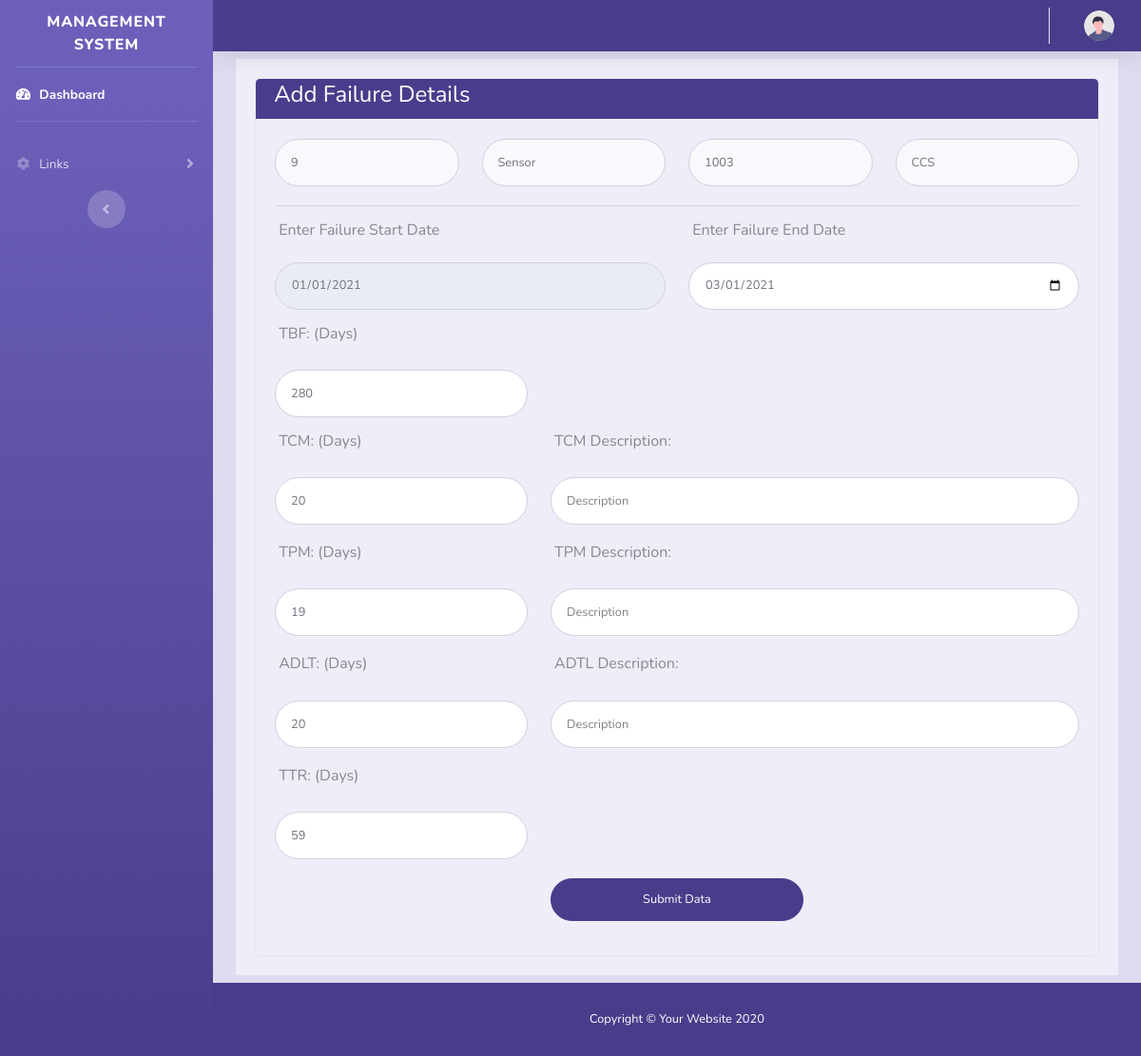
/manager/update_details/9, run on the app's committed database.
### tables this page shows
CREATE TABLE `controller_data_detail` (
  `id` bigint(20) NOT NULL,
  `Controller_Data_ID` bigint(20) NOT NULL,
  `Failure_start_date` date,
  `Failure_end_date` date,  
  `TBF` INT DEFAULT NULL,
  `TCM` INT DEFAULT NULL,
  `TCM_Desc` varchar(1000) DEFAULT NULL,
  `TPM` INT DEFAULT NULL,
  `TPM_Desc` varchar(1000) DEFAULT NULL,
  `ADLT` INT DEFAULT NULL,
  `ADLT_Desc` varchar(1000) DEFAULT NULL,
  `TTR` INT DEFAULT NULL,
  `RegDate` date DEFAULT current_timestamp(),
  `Status` varchar(15)
);

CREATE TABLE `controller_data` (
  `ID` bigint(20) NOT NULL,
  `Controller_type` varchar(30) NOT NULL,
  `Controller_Name` varchar(30) NOT NULL,
  `Controller_Code` varchar(30),
  `Ship_ID` bigint(20),
  `ESWB` varchar(30) NOT NULL,
  `Includes` varchar(50) DEFAULT NULL,
  `Not_Includes` varchar(50) DEFAULT NULL,
  `Associated_Equipment` varchar(50) DEFAULT NULL,
  `MTBF` decimal(8,2) DEFAULT NULL,
  `MTTR` decimal(8,2) DEFAULT NULL,
  `Availability` decimal(8,2) DEFAULT NULL,
  `Reliability` decimal(8,2) DEFAULT NULL,
  `Default_Reliability` decimal(8,2) DEFAULT 0.00,
  `Comission_date` date DEFAULT NULL,
  `Total_Equipped` int
);

### application/views/manager/add_details.php (the view, shortened to what the rows shown need)
<div class="container">
    <div id="form_div" class="card-body bg-custom3 my-2">
        <div class="row">
            <div class="col-lg-12">
                <div class="card bg-custom3">
                    <div class="card-header bg-custom1">
                        <div class="row">
                            <div class="col-sm-11">
                                <h1 class="h4 text-white">Add Failure Details</h1>
                            </div>
                        </div>
                    </div>
                    <div class="card-body">
                        <form class="user" role="form" id="update_form" method="post" action="<?= base_url(); ?>Manager/<?php if ($update == "No") {
                                                                                                                               echo 'add_data';
                                                                                                                           } else {
                                                                                                                               echo 'Update_data';
                                                                                                                           } ?>/<?php if (isset($selected_controller_data['Controller_type'])) {
                                                                                                                                       echo $selected_controller_data['ID'];
                                                                                                                                   } else {
                                                                                                                                       echo "";
                                                                                                                                   }; ?>">
                            <div class="form-group row">
                                <div class="col-sm-3 mb-1">
                                    <input type="text" class="form-control form-control-user bg-light" name="id" id="id" placeholder="ID" value="<?php if (isset($selected_controller_data['ID'])) {
                                                                                                                                                       echo $selected_controller_data['ID'];
                                                                                                                                                   } else {
                                                                                                                                                       echo "";
                                                                                                                                                   }; ?>" disabled>
                                </div>
                                <div class="col-sm-3 mb-1">
                                    <input type="text" class="form-control form-control-user bg-light" name="Controller_type" id="Controller_type" placeholder="Controller Type" value="<?php if (isset($selected_controller_data['Controller_type'])) {
                                                                                                                                                                                               echo $selected_controller_data['Controller_type'];
                                                                                                                                                                                           } else {
                                                                                                                                                                                               echo "";
                                                                                                                                                                                           }; ?>" disabled>
                                </div>
                                <div class="col-sm-3 mb-1">
                                    <input type="text" class="form-control form-control-user bg-light" name="ESWB" id="ESWB" placeholder="ESWB" value="<?php if (isset($selected_controller_data['ESWB'])) {
                                                                                                                                                           echo $selected_controller_data['ESWB'];
                                                                                                                                                       } else {
                                                                                                                                                           echo "";
                                                                                                                                                       }; ?>" disabled>
                                </div>
                                <div class="col-sm-3 mb-1">
                                    <input type="text" class="form-control form-control-user bg-light" name="Name" id="Name" placeholder="Name" value="<?php if (isset($selected_controller_data['Controller_Name'])) {
                                                                                                                                                           echo $selected_controller_data['Controller_Name'];
                                                                                                                                                       } else {
                                                                                                                                                           echo "";
                                                                                                                                                       }; ?>" disabled>
                                </div>
                            </div>
                            <div class="form-group row">
                                <div class="col-sm-6">
                                    <input type="date" class="form-control form-control-user" name="failure_start_date" id="Failure_start_date" placeholder="Failure Start Date*" value="<?php if (isset($selected_controller_data['Failure_start_date'])) {
                                                                                                                                                                                               echo $selected_controller_data['Failure_start_date'];
                                                                                                                                                                                           } else {
                                                                                                                                                                                               echo "";
                                                                                                                                                                                           }; ?>" <?php if ($update == "Yes") { ?> readonly <?php } ?>>
                                </div>
                                <div class="col-sm-6">
                                    <input type="date" class="form-control form-control-user" name="failure_end_date" id="Failure_end_date" placeholder="Failure End Date*" value="<?php if (isset($selected_controller_data['Failure_end_date'])) {
                                                                                                                                                                                       echo $selected_controller_data['Failure_end_date'];
                                                                                                                                                                                   } else {
                                                                                                                                                                                       echo "";
                                                                                                                                                                                   }; ?>">
                                </div>
                            </div>
                            <div class="form-group row">
                                <div class="col-sm-4">
                                    <input type="text" class="form-control form-control-user" value="<?php if (isset($selected_controller_data['TBF'])) {
                                                                                                           echo $selected_controller_data['TBF'];
                                                                                                       } else {
                                                                                                           echo "";
                                                                                                       }; ?>" name="TBF" id="TBF" placeholder="TBF*">
                                </div>
                            </div>
                            <div class="form-group row">
                                <div class="col-sm-4 mb-1">
                                    <input type="text" class="form-control form-control-user" value="<?php if (isset($selected_controller_data['TCM'])) {
                                                                                                           echo $selected_controller_data['TCM'];
                                                                                                       } else {
                                                                                                           echo "";
                                                                                                       }; ?>" name="TCM" id="TCM" placeholder="TCM*">
                                </div>
                                <div class="col-sm-8">
                                    <input type="text" class="form-control form-control-user" value="<?php if (isset($selected_controller_data['TCM_Desc'])) {
                                                                                                           echo $selected_controller_data['TCM_Desc'];
                                                                                                       } else {
                                                                                                           echo "";
                                                                                                       }; ?>" name="TCM_Desc" id="TCM_Desc" placeholder="Description">
                                </div>
                            </div>
                            <div class="form-group row">
                                <div class="col-sm-4">
                                    <input type="text" class="form-control form-control-user" value="<?php if (isset($selected_controller_data['TPM'])) {
                                                                                                           echo $selected_controller_data['TPM'];
                                                                                                       } else {
                                                                                                           echo "";
                                                                                                       }; ?>" name="TPM" id="TPM" placeholder="TPM*">
                                </div>
                                <div class="col-sm-8 mb-1">
                                    <input type="text" class="form-control form-control-user" value="<?php if (isset($selected_controller_data['TPM_Desc'])) {
                                                                                                           echo $selected_controller_data['TPM_Desc'];
                                                                                                       } else {
                                                                                                           echo "";
                                                                                                       }; ?>" name="TPM_Desc" id="TPM_Desc" placeholder="Description">
                                </div>
                            </div>
                            <div class="form-group row">
                                <div class="col-sm-4 mb-1">
                                    <input type="text" class="form-control form-control-user" value="<?php if (isset($selected_controller_data['ADLT'])) {
                                                                                                           echo $selected_controller_data['ADLT'];
                                                                                                       } else {
                                                                                                           echo "";
                                                                                                       }; ?>" name="ADLT" id="ADLT" placeholder="ADLT*">
                                </div>
                                <div class="col-sm-8 mb-1">
                                    <input type="text" class="form-control form-control-user" value="<?php if (isset($selected_controller_data['ADLT_Desc'])) {
                                                                                                           echo $selected_controller_data['ADLT_Desc'];
                                                                                                       } else {
                                                                                                           echo "";
                                                                                                       }; ?>" name="ADLT_Desc" id="ADLT_Desc" placeholder="Description">
                                </div>
                            </div>
                            <div class="form-group row">
                                <div class="col-sm-4 mb-1">
                                    <input type="text" class="form-control form-control-user" value="<?php if (isset($selected_controller_data['TTR'])) {
                                                                                                           echo $selected_controller_data['TTR'];
                                                                                                       } else {
                                                                                                           echo "";
                                                                                                       }; ?>" name="TTR" id="TTR" placeholder="TTR*">
                                </div>
                            </div>
                        </form>
                    </div>
                </div>
            </div>
        </div>
    </div>
</div>
</div>

### data on the page
controller_data_detail: id "9", Controller_type "Sensor", ESWB "1003", Name "CCS", failure_start_date "01/01/2021", failure_end_date "03/01/2021", TBF "280", TCM "20", TPM "19", ADLT "20", TTR "59"
